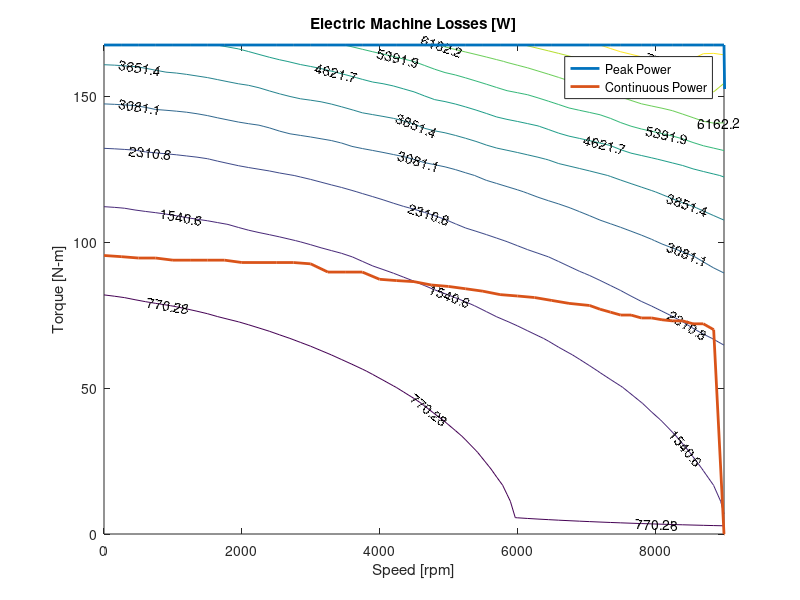

Recreate this plot in MATLAB.
%%%%%%%%%%%%%%%%%%%%%%%%%%%%%%%%%%%%%%%%%%%%%%%%%%%%%%%%%%%%%%%%%%%%%%%%
% EMPlotter
% Plots interesting data from Motor Parameters
% Created by Zach Salyer: 1/31/2019
%%%%%%%%%%%%%%%%%%%%%%%%%%%%%%%%%%%%%%%%%%%%%%%%%%%%%%%%%%%%%%%%%%%%%%%%%

clear all;
close all;
clc;

%% Load Desired data
load parker210-100P6_GenericController_600V;


%% Plots

%Create 2-D contour plot of Losses to show magnitude
[C,h] = contour(EM.RPMLookup,EM.TorqueLookup,EM.Losses_W);
clabel(C,h)
ylabel('Torque [N-m]')
xlabel('Speed [rpm]')
title('Electric Machine Losses [W]')

hold on;
%% Plot Different Simulated Operating Points of Electric Machine
% load Parker210-100_IOM_Torque+Speed_FullPower;
% FullPower = plot(Motor_RPM,Motor_Torque,'.','MarkerSize',8);
% AvgFullPower_HeatRejection = sum(Motor_Heat_Rejection_W)/length(Motor_Heat_Rejection_W);
% 
% load Parker210-100_IOM_Torque+Speed_80PercPower;
% LowPower = plot(Motor_RPM,Motor_Torque,'.','MarkerSize',8);
% AvgLowPower_HeatRejection = sum(Motor_Heat_Rejection_W)/length(Motor_Heat_Rejection_W);
% 
% legend([FullPower LowPower],['Full Power - Average Heat Rejection: ' num2str(AvgFullPower_HeatRejection) ' W'],['80 % Power - Average Heat Rejection: ' num2str(AvgLowPower_HeatRejection) ' W']);

%% Plot Peak/Continuous Power of EM
FullPower = plot(EM.N_RPM,EM.T_max_Peak,'linewidth',2);

LowPower = plot(EM.N_RPM,EM.T_max_cont,'linewidth',2);

legend([FullPower LowPower],'Peak Power','Continuous Power');